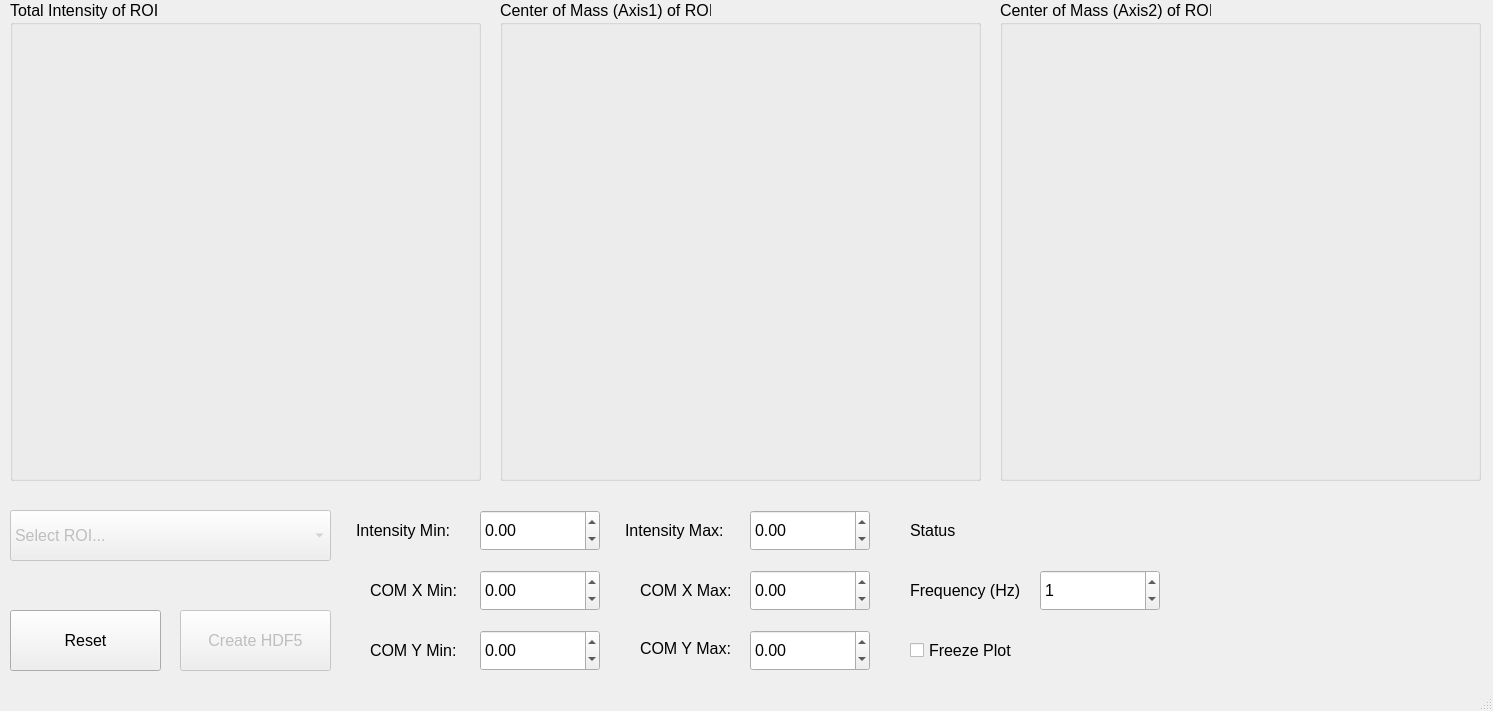
<?xml version="1.0" encoding="UTF-8"?>
<ui version="4.0">
 <class>analysis_window</class>
 <widget class="QMainWindow" name="analysis_window">
  <property name="geometry">
   <rect>
    <x>0</x>
    <y>0</y>
    <width>1493</width>
    <height>711</height>
   </rect>
  </property>
  <property name="font">
   <font>
    <pointsize>12</pointsize>
   </font>
  </property>
  <property name="windowTitle">
   <string>MainWindow</string>
  </property>
  <widget class="QWidget" name="centralwidget">
   <widget class="QGroupBox" name="gbox_a">
    <property name="geometry">
     <rect>
      <x>10</x>
      <y>0</y>
      <width>471</width>
      <height>481</height>
     </rect>
    </property>
    <property name="title">
     <string>Total Intensity of ROI</string>
    </property>
    <widget class="QWidget" name="gridLayoutWidget">
     <property name="geometry">
      <rect>
       <x>9</x>
       <y>30</y>
       <width>451</width>
       <height>441</height>
      </rect>
     </property>
     <layout class="QGridLayout" name="grid_a"/>
    </widget>
   </widget>
   <widget class="QGroupBox" name="gbox_b">
    <property name="geometry">
     <rect>
      <x>500</x>
      <y>0</y>
      <width>481</width>
      <height>481</height>
     </rect>
    </property>
    <property name="title">
     <string>Center of Mass (Axis1) of ROI</string>
    </property>
    <widget class="QWidget" name="gridLayoutWidget_2">
     <property name="geometry">
      <rect>
       <x>9</x>
       <y>29</y>
       <width>461</width>
       <height>441</height>
      </rect>
     </property>
     <layout class="QGridLayout" name="grid_b"/>
    </widget>
   </widget>
   <widget class="QGroupBox" name="gbox_c">
    <property name="geometry">
     <rect>
      <x>1000</x>
      <y>0</y>
      <width>481</width>
      <height>481</height>
     </rect>
    </property>
    <property name="title">
     <string>Center of Mass (Axis2) of ROI</string>
    </property>
    <widget class="QWidget" name="gridLayoutWidget_3">
     <property name="geometry">
      <rect>
       <x>9</x>
       <y>30</y>
       <width>461</width>
       <height>441</height>
      </rect>
     </property>
     <layout class="QGridLayout" name="grid_c"/>
    </widget>
   </widget>
   <widget class="QComboBox" name="cbox_select_roi">
    <property name="enabled">
     <bool>false</bool>
    </property>
    <property name="geometry">
     <rect>
      <x>10</x>
      <y>510</y>
      <width>321</width>
      <height>51</height>
     </rect>
    </property>
    <item>
     <property name="text">
      <string>Select ROI...</string>
     </property>
    </item>
   </widget>
   <widget class="QPushButton" name="btn_reset">
    <property name="enabled">
     <bool>true</bool>
    </property>
    <property name="geometry">
     <rect>
      <x>10</x>
      <y>610</y>
      <width>151</width>
      <height>61</height>
     </rect>
    </property>
    <property name="text">
     <string>Reset</string>
    </property>
   </widget>
   <widget class="QLabel" name="status_text">
    <property name="geometry">
     <rect>
      <x>910</x>
      <y>510</y>
      <width>351</width>
      <height>41</height>
     </rect>
    </property>
    <property name="text">
     <string>Status</string>
    </property>
   </widget>
   <widget class="QSpinBox" name="calc_freq">
    <property name="geometry">
     <rect>
      <x>1040</x>
      <y>570</y>
      <width>120</width>
      <height>41</height>
     </rect>
    </property>
    <property name="maximum">
     <number>100</number>
    </property>
    <property name="value">
     <number>1</number>
    </property>
   </widget>
   <widget class="QLabel" name="lbl_calculation_frequency">
    <property name="geometry">
     <rect>
      <x>910</x>
      <y>580</y>
      <width>121</width>
      <height>21</height>
     </rect>
    </property>
    <property name="text">
     <string>Frequency (Hz)</string>
    </property>
   </widget>
   <widget class="QPushButton" name="btn_create_hdf5">
    <property name="enabled">
     <bool>false</bool>
    </property>
    <property name="geometry">
     <rect>
      <x>180</x>
      <y>610</y>
      <width>151</width>
      <height>61</height>
     </rect>
    </property>
    <property name="text">
     <string>Create HDF5</string>
    </property>
   </widget>
   <widget class="QCheckBox" name="chk_freeze">
    <property name="enabled">
     <bool>true</bool>
    </property>
    <property name="geometry">
     <rect>
      <x>910</x>
      <y>640</y>
      <width>131</width>
      <height>21</height>
     </rect>
    </property>
    <property name="text">
     <string>Freeze Plot</string>
    </property>
   </widget>
   <widget class="QLabel" name="lbl_intensity_min">
    <property name="geometry">
     <rect>
      <x>356</x>
      <y>520</y>
      <width>111</width>
      <height>21</height>
     </rect>
    </property>
    <property name="text">
     <string>Intensity Min:</string>
    </property>
   </widget>
   <widget class="QLabel" name="lbl_comx_min">
    <property name="geometry">
     <rect>
      <x>370</x>
      <y>580</y>
      <width>91</width>
      <height>21</height>
     </rect>
    </property>
    <property name="text">
     <string>COM X Min:</string>
    </property>
   </widget>
   <widget class="QLabel" name="lbl_comy_min">
    <property name="geometry">
     <rect>
      <x>370</x>
      <y>640</y>
      <width>91</width>
      <height>21</height>
     </rect>
    </property>
    <property name="text">
     <string>COM Y Min:</string>
    </property>
   </widget>
   <widget class="QLabel" name="lbl_intensity_max">
    <property name="geometry">
     <rect>
      <x>625</x>
      <y>520</y>
      <width>111</width>
      <height>20</height>
     </rect>
    </property>
    <property name="text">
     <string>Intensity Max:</string>
    </property>
   </widget>
   <widget class="QLabel" name="lbl_comx_max">
    <property name="geometry">
     <rect>
      <x>640</x>
      <y>580</y>
      <width>95</width>
      <height>21</height>
     </rect>
    </property>
    <property name="text">
     <string>COM X Max:</string>
    </property>
   </widget>
   <widget class="QLabel" name="lbl_comy_max">
    <property name="geometry">
     <rect>
      <x>640</x>
      <y>640</y>
      <width>95</width>
      <height>16</height>
     </rect>
    </property>
    <property name="text">
     <string>COM Y Max:</string>
    </property>
   </widget>
   <widget class="QDoubleSpinBox" name="sbox_intensity_min">
    <property name="geometry">
     <rect>
      <x>480</x>
      <y>510</y>
      <width>120</width>
      <height>41</height>
     </rect>
    </property>
    <property name="minimum">
     <double>-9999.000000000000000</double>
    </property>
    <property name="maximum">
     <double>9999999997.000000000000000</double>
    </property>
   </widget>
   <widget class="QDoubleSpinBox" name="sbox_comx_min">
    <property name="geometry">
     <rect>
      <x>480</x>
      <y>570</y>
      <width>120</width>
      <height>41</height>
     </rect>
    </property>
    <property name="minimum">
     <double>-9999.000000000000000</double>
    </property>
    <property name="maximum">
     <double>9999999997.000000000000000</double>
    </property>
   </widget>
   <widget class="QDoubleSpinBox" name="sbox_comy_min">
    <property name="geometry">
     <rect>
      <x>480</x>
      <y>630</y>
      <width>120</width>
      <height>41</height>
     </rect>
    </property>
    <property name="minimum">
     <double>-9999.000000000000000</double>
    </property>
    <property name="maximum">
     <double>9999999997.000000000000000</double>
    </property>
   </widget>
   <widget class="QDoubleSpinBox" name="sbox_intensity_max">
    <property name="geometry">
     <rect>
      <x>750</x>
      <y>510</y>
      <width>120</width>
      <height>41</height>
     </rect>
    </property>
    <property name="minimum">
     <double>-9999.000000000000000</double>
    </property>
    <property name="maximum">
     <double>999999999999.000000000000000</double>
    </property>
   </widget>
   <widget class="QDoubleSpinBox" name="sbox_comx_max">
    <property name="geometry">
     <rect>
      <x>750</x>
      <y>570</y>
      <width>120</width>
      <height>41</height>
     </rect>
    </property>
    <property name="minimum">
     <double>-9999.000000000000000</double>
    </property>
    <property name="maximum">
     <double>999999999999.000000000000000</double>
    </property>
   </widget>
   <widget class="QDoubleSpinBox" name="sbox_comy_max">
    <property name="geometry">
     <rect>
      <x>750</x>
      <y>630</y>
      <width>120</width>
      <height>41</height>
     </rect>
    </property>
    <property name="minimum">
     <double>-9999.000000000000000</double>
    </property>
    <property name="maximum">
     <double>999999999999.000000000000000</double>
    </property>
   </widget>
  </widget>
  <widget class="QStatusBar" name="statusbar"/>
 </widget>
 <resources/>
 <connections/>
</ui>
